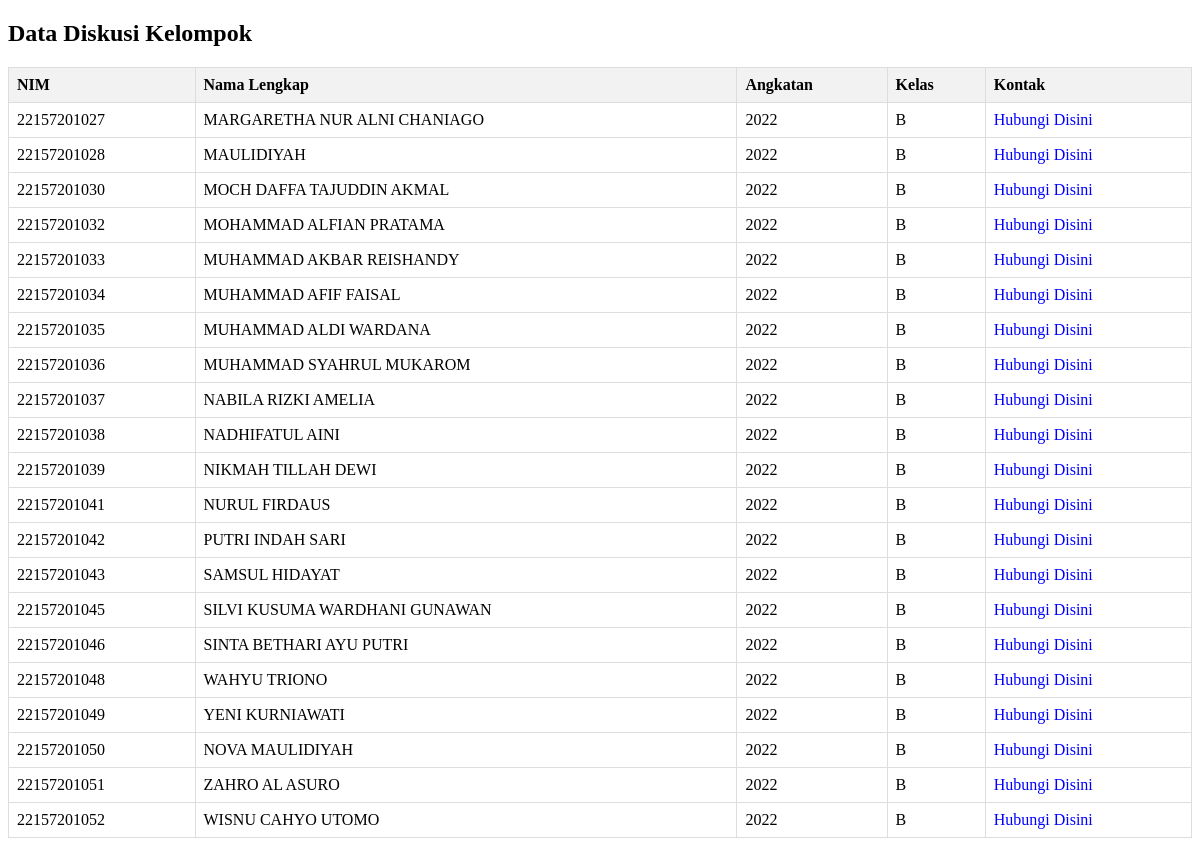
The page /tugas_kel.php on the database its author committed.
### tables this page shows
CREATE TABLE `diskusi` (
  `nim` varchar(20) NOT NULL,
  `nama_lengkap` varchar(255) DEFAULT NULL,
  `kelas` varchar(50) DEFAULT NULL,
  `angkatan` varchar(25) DEFAULT NULL,
  `no_wa` varchar(255) DEFAULT NULL
);

### src/tugas_kel.php (the view, shortened to what this page needs)
<?php
$host = "localhost";
$user = "root";
$pass = "";
$dbname = "asisten_belajar";
$conn = new mysqli($host, $user, $pass, $dbname);
function getChatData() {
    global $conn;
    $sql = "SELECT * FROM diskusi";
    $result = $conn->query($sql);
    $data = array();
    if ($result->num_rows > 0) {
        while ($row = $result->fetch_assoc()) {
            $data[] = $row;
        }
    }
    return $data;
}
$chatData = getChatData();
?>
<!DOCTYPE html>
<html lang="en">
<head>
</head>
<body>
    <h2>Data Diskusi Kelompok</h2>
    <table>
        <tr>
            <th>NIM</th>
            <th>Nama Lengkap</th>
            <th>Angkatan</th>
            <th>Kelas</th>
            <th>Kontak</th>
        </tr>
        <?php foreach ($chatData as $data) : ?>
            <tr>
                <td><?php echo $data['nim']; ?></td>
                <td><?php echo $data['nama_lengkap']; ?></td>
                <td><?php echo $data['angkatan']; ?></td>
                <td><?php echo $data['kelas']; ?></td>
                <td><a href="<?php echo $data['no_wa']; ?>" target="_blank">Hubungi Disini</a></td>
        </tr>
        <?php endforeach; ?>
    </table>
</body>
</html>

### src/tugas_kel.php (style rules this page uses)
table { width: 100%; border-collapse: collapse; margin-top: 20px; background-color: white; }
th, td { border: 1px solid #ddd; padding: 8px; text-align: left; }
th { background-color: #f2f2f2; }
a { text-decoration: none; color: blue; }

### rows shown on the page
diskusi: nim "22157201027", nama_lengkap "MARGARETHA NUR ALNI CHANIAGO", angkatan "2022", kelas "B"
diskusi: nim "22157201028", nama_lengkap "MAULIDIYAH", angkatan "2022", kelas "B"
diskusi: nim "22157201030", nama_lengkap "MOCH DAFFA TAJUDDIN AKMAL", angkatan "2022", kelas "B"
diskusi: nim "22157201032", nama_lengkap "MOHAMMAD ALFIAN PRATAMA", angkatan "2022", kelas "B"
diskusi: nim "22157201033", nama_lengkap "MUHAMMAD AKBAR REISHANDY", angkatan "2022", kelas "B"
diskusi: nim "22157201034", nama_lengkap "MUHAMMAD AFIF FAISAL", angkatan "2022", kelas "B"
diskusi: nim "22157201035", nama_lengkap "MUHAMMAD ALDI WARDANA", angkatan "2022", kelas "B"
diskusi: nim "22157201036", nama_lengkap "MUHAMMAD SYAHRUL MUKAROM", angkatan "2022", kelas "B"
diskusi: nim "22157201037", nama_lengkap "NABILA RIZKI AMELIA", angkatan "2022", kelas "B"
diskusi: nim "22157201038", nama_lengkap "NADHIFATUL AINI", angkatan "2022", kelas "B"
diskusi: nim "22157201039", nama_lengkap "ΝΙΚMAH TILLAH DEWI", angkatan "2022", kelas "B"
diskusi: nim "22157201041", nama_lengkap "NURUL FIRDAUS", angkatan "2022", kelas "B"
diskusi: nim "22157201042", nama_lengkap "PUTRI INDAH SARI", angkatan "2022", kelas "B"
diskusi: nim "22157201043", nama_lengkap "SAMSUL HIDAYAT", angkatan "2022", kelas "B"
diskusi: nim "22157201045", nama_lengkap "SILVI KUSUMA WARDHANI GUNAWAN", angkatan "2022", kelas "B"
diskusi: nim "22157201046", nama_lengkap "SINTA BETHARI AYU PUTRI", angkatan "2022", kelas "B"
diskusi: nim "22157201048", nama_lengkap "WAHYU TRIONO", angkatan "2022", kelas "B"
diskusi: nim "22157201049", nama_lengkap "YENI KURNIAWATI", angkatan "2022", kelas "B"
diskusi: nim "22157201050", nama_lengkap "NOVA MAULIDIYAH", angkatan "2022", kelas "B"
diskusi: nim "22157201051", nama_lengkap "ZAHRO AL ASURO", angkatan "2022", kelas "B"
diskusi: nim "22157201052", nama_lengkap "WISNU CAHYO UTOMO", angkatan "2022", kelas "B"
